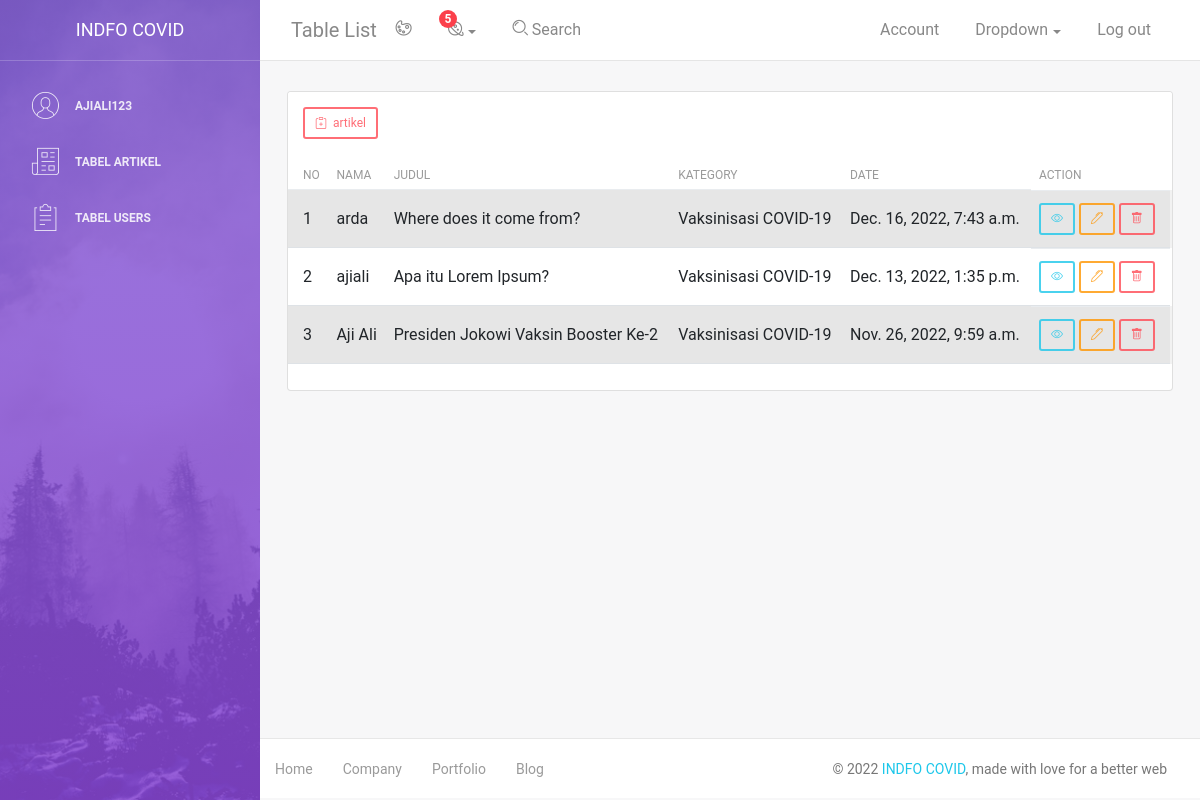
Page /dashboard/artikel/ (signed in) on the committed database.
### blog/models.py (models this page shows)
class Artikel(models.Model):
    nama = models.CharField(max_length=100, blank=True, null=True)
    judul = models.CharField(max_length=100)
    body = RichTextUploadingField(blank=True, null=True,
                                    config_name='special',
                                    external_plugin_resources=[(
                                        'youtube',
                                        '/static/ckeditor_plugins/youtube/youtube/',
                                        'plugin.js',
                                    )],
    )
    kategory = models.ForeignKey(Kategori, on_delete=models.CASCADE)
    date = models.DateTimeField(auto_now_add=True)
    def __str__ (self):
        return "{} - {}".format(self.nama, self.judul)
    class Meta:
        ordering = ['-date']
        verbose_name_plural = "Artikel"

class Kategori(models.Model):
    nama = models.CharField(max_length=100)
    def __str__ (self):
        return self.nama
    class Meta:
        verbose_name_plural = "Kategori"

### blog/views.py (the view)
# urls.py: path('artikel/', artikel, name='tabel_artikel'),
@login_required
def artikel(request):
    user = User.objects.first()
    if request.user.groups.filter(name="operator").exists():
        user.has_perm('artikel.tambah_artikel')
        user.has_perm('artikel.edit_artikel')
        user.has_perm('artikel.hapus_artikel')
        user.has_perm('artikel.lihat_artikel')
        print("user adalah operator")
    else:
        print("user bukan opertaor")
    template_name = "back/tabel_artikel.html"
    artikel = Artikel.objects.all()
    print(artikel)
    context = {
        'title' : 'Tabel Artikel',
        'artikel' : artikel,
    }
    return render(request, template_name, context)

### templates/back/tabel_artikel.html
{% extends 'back/base.html' %}
{% block content %}
<div class="content">
    <div class="container-fluid">
        <div class="row">
            <div class="col-md-18">
                <div class="card strpied-tabled-with-hover">
                    <div class="card-header ">
                        <a class="btn btn-sm btn-danger" href="{% url 'tambah_artikel' %}"><i class="bi bi-clipboard-plus"></i>&nbsp; artikel</a>
                    </div>
                    <div class="card-body table-full-width table-responsive">
                        <table class="table table-hover table-striped">
                            <thead>
                                <th>No</th>
                                <th>Nama</th>
                                <th>Judul</th>
                                <th>Kategory</th>
                                <th>Date</th>
                                <th>Action</th>
                            </thead>
                            <tbody>
                                {% for i in artikel %}
                                <tr>
                                    <td>{{forloop.counter}}</td>
                                    <td>{{i.nama}}</td>
                                    <td>{{i.judul}}</td>
                                    <td>{{i.kategory}}</td>
                                    <td>{{i.date}}</td>
                                    <td>
                                    <a class="btn btn-sm btn-info" href="{% url 'lihat_artikel' i.id %}"><i class="bi bi-eye"></i></a> &nbsp;
                                    <a class="btn btn-sm btn-warning" href="{% url 'edit_artikel' i.id %}"><i class="bi bi-pen"></i></a>&nbsp;
                                    <a onclick="return confirm('yakin ingin menghapus?')" class="btn btn-sm btn-danger" href="{% url 'delete_artikel' i.id %}"><i class="bi bi-trash"></i></a>
                                    </td>
                                </tr>
                                {% endfor %}
                            </tbody>
                        </table>
                    </div>
                </div>
            </div>
        </div>
    </div>
</div>
{% endblock content %}

### templates/back/base.html (shortened to what this page needs)
{% load static %}
<!DOCTYPE html>
<html lang="en">
<head>
    <link href="https://cdn.jsdelivr.net/npm/bootstrap@5.2.2/dist/css/bootstrap.min.css" rel="stylesheet">
    <link rel="stylesheet" href="https://maxcdn.bootstrapcdn.com/font-awesome/latest/css/font-awesome.min.css" />
    <link rel="stylesheet" href="https://cdn.jsdelivr.net/npm/bootstrap-icons@1.3.0/font/bootstrap-icons.css">
    <link href="{% static 'back/css/bootstrap.min.css' %}" rel="stylesheet" />
    <link href="{% static 'back/css/light-bootstrap-dashboard.css' %}?v=2.0.0" rel="stylesheet" />
    <link href="{% static 'back/css/demo.css' %}" rel="stylesheet" />
</head>
<body>
    <div class="wrapper">
        <div class="sidebar" data-image="{% static 'back/img/sidebar-5.jpg' %}">
            {% include 'back/menu.html' %}
        </div>
        <div class="main-panel">
            <nav class="navbar navbar-expand-lg " color-on-scroll="500">
                <div class="container-fluid">
                    <a class="navbar-brand" href="#pablo"> Table List </a>
                    <div class="collapse navbar-collapse justify-content-end" id="navigation">
                        <ul class="nav navbar-nav mr-auto">
                            <li class="nav-item">
                                <a href="#" class="nav-link" data-toggle="dropdown">
                                    <i class="nc-icon nc-palette"></i>
                                </a>
                            </li>
                            <li class="dropdown nav-item">
                                <a href="#" class="dropdown-toggle nav-link" data-toggle="dropdown">
                                    <i class="nc-icon nc-planet"></i>
                                    <span class="notification">5</span>
                                </a>
                            </li>
                            <li class="nav-item">
                                <a href="#" class="nav-link">
                                    <i class="nc-icon nc-zoom-split"></i>
                                    <span class="d-lg-block">&nbsp;Search</span>
                                </a>
                            </li>
                        </ul>
                        <ul class="navbar-nav ml-auto">
                            <li class="nav-item">
                                <a class="nav-link" href="#pablo">
                                    <span class="no-icon">Account</span>
                                </a>
                            </li>
                            <li class="nav-item dropdown">
                                <a class="nav-link dropdown-toggle" href="http://example.com" id="navbarDropdownMenuLink" data-toggle="dropdown" aria-haspopup="true" aria-expanded="false">
                                    <span class="no-icon">Dropdown</span>
                                </a>
                            </li>
                            <li class="nav-item">
                                <a class="nav-link" href="{% url 'logout' %}">
                                    <span class="no-icon">Log out</span>
                                </a>
                            </li>
                        </ul>
                    </div>
                </div>
            </nav>
            {% block content %}
            {% endblock content %}
            <footer class="footer">
                <div class="container-fluid">
                    <nav>
                        <ul class="footer-menu">
                            <li>
                                <a href="#">
                                    Home
                                </a>
                            </li>
                            <li>
                                <a href="#">
                                    Company
                                </a>
                            </li>
                            <li>
                                <a href="#">
                                    Portfolio
                                </a>
                            </li>
                            <li>
                                <a href="#">
                                    Blog
                                </a>
                            </li>
                        </ul>
                        <p class="copyright text-center">
                            ©
                            <a href="{% url 'index' %}">INDFO COVID</a>, made with love for a better web
                        </p>
                    </nav>
                </div>
            </footer>
        </div>
    </div>
</body>
</html>

### templates/back/menu.html
{% load static %}
<div class="sidebar-wrapper">
    <div class="logo">
        <a href="{% url 'index' %}" class="simple-text">
            INDFO COVID
        </a>
    </div>
    <ul class="nav">
        <li>
            <a class="nav-link" href="./user.html">
                <i class="nc-icon nc-circle-09"></i>
                <p>
                    {{user}}
                </p>
            </a>
        </li>
        <li>
            <a class="nav-link" href="{% url 'tabel_artikel' %}">
                <i class="nc-icon nc-paper-2"></i>
                <p>Tabel Artikel</p>
            </a>
        </li>
        <li>
            <a class="nav-link" href="{% url 'tabel_users' %}">
                <i class="nc-icon nc-notes"></i>
                <p>Tabel Users</p>
            </a>
        </li>
    </ul>
</div>

### rows in the picture
Artikel: nama "arda", judul "Where does it come from?", kategory "Vaksinisasi COVID-19", date "Dec. 16, 2022, 7:43 a.m."
Artikel: nama "ajiali", judul "Apa itu Lorem Ipsum?", kategory "Vaksinisasi COVID-19", date "Dec. 13, 2022, 1:35 p.m."
Artikel: nama "Aji Ali", judul "Presiden Jokowi Vaksin Booster Ke-2", kategory "Vaksinisasi COVID-19", date "Nov. 26, 2022, 9:59 a.m."

### other values in the picture
{{ user }} "AJIALI123"
